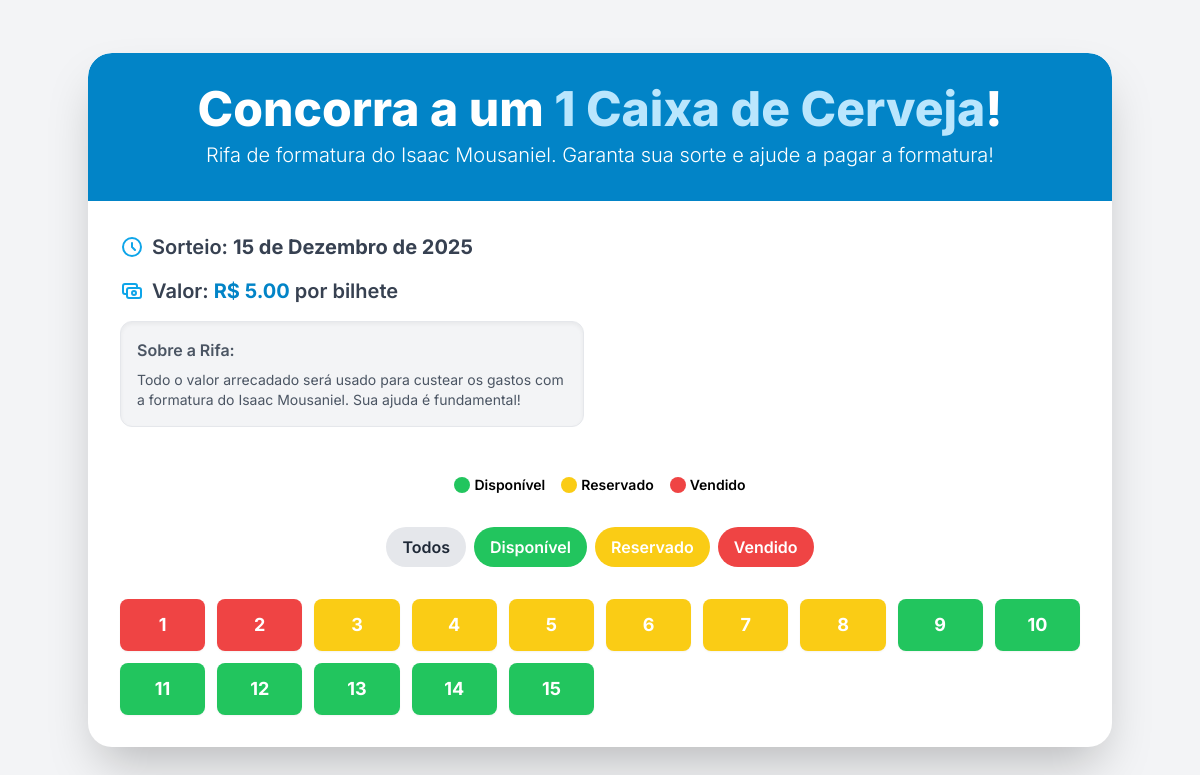
Before: / with the older database file.
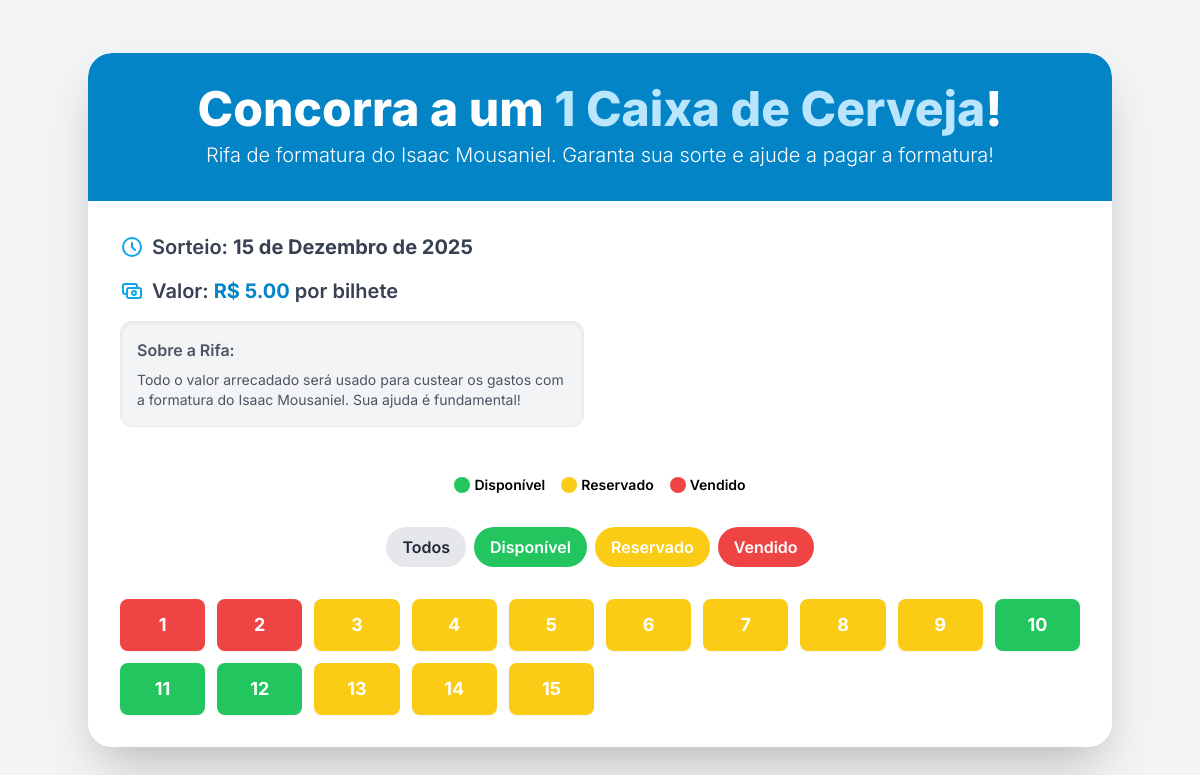
After: the same page with the newer database file.
### app.py (models this page shows)
class Rifa(db.Model):
    id = db.Column(db.Integer, primary_key=True)
    premio = db.Column(db.String(100), nullable=False)
    valor_ponto = db.Column(db.Float, nullable=False)
    data_sorteio = db.Column(db.String(50), nullable=False)
    total_pontos = db.Column(db.Integer, nullable=False,
                             default=100)  # Adicionado de volta

class Numero(db.Model):
    id = db.Column(db.Integer, primary_key=True)
    numero = db.Column(db.Integer, unique=True, nullable=False)
    status = db.Column(db.String(20), default='available', nullable=False)
    nome_comprador = db.Column(db.String(100))
    whatsapp_comprador = db.Column(db.String(20))
    data_reserva = db.Column(db.DateTime)

### app.py (the view)
@app.route('/')
def index():
    rifa = Rifa.query.first()
    numeros = Numero.query.all()
    return render_template('index.html', rifa=rifa, numeros=numeros)

### templates/index.html (shortened to what this page needs)
<!DOCTYPE html>
<html lang="pt-br">
  <head>
    <script src="https://cdn.tailwindcss.com"></script>
  </head>
  <body
    id="body"
    class="bg-gray-100 min-h-screen flex items-center justify-center p-4"
  >
    <div
      class="bg-white rounded-3xl shadow-2xl overflow-hidden max-w-5xl w-full"
    >
      <header class="bg-sky-600 text-white p-8 text-center rounded-t-3xl">
        <h1 class="text-4xl sm:text-5xl font-extrabold leading-tight">
          Concorra a um <span class="text-sky-200">{{ rifa.premio }}</span>!
        </h1>
        <p class="mt-2 text-lg sm:text-xl font-light">
          Rifa de formatura do Isaac Mousaniel. Garanta sua sorte e ajude a
          pagar a formatura!
        </p>
      </header>
      <main class="p-8">
        <div class="grid md:grid-cols-2 gap-8 items-center mb-8">
          <div class="space-y-4">
            <div
              class="flex items-center space-x-2 text-xl font-semibold text-gray-700"
            >
              <svg
                xmlns="http://www.w3.org/2000/svg"
                class="h-6 w-6 text-sky-500"
                fill="none"
                viewBox="0 0 24 24"
                stroke="currentColor"
              >
                <path
                  stroke-linecap="round"
                  stroke-linejoin="round"
                  stroke-width="2"
                  d="M12 8v4l3 3m6-3a9 9 0 11-18 0 9 9 0 0118 0z"
                />
              </svg>
              <span
                >Sorteio:
                <span id="draw-date" class="font-bold"
                  >{{ rifa.data_sorteio }}</span
                ></span
              >
            </div>
            <div
              class="flex items-center space-x-2 text-xl font-semibold text-gray-700"
            >
              <span
                >Valor:
                <span class="font-bold text-sky-600"
                  >R$ {{ '{:.2f}'.format(rifa.valor_ponto) }}</span
                >
                por bilhete</span
              >
            </div>
            <div
              class="bg-gray-100 p-4 rounded-xl shadow-inner border border-gray-200 text-gray-600"
            >
              <p class="font-semibold mb-2">Sobre a Rifa:</p>
              <p class="text-sm">
                Todo o valor arrecadado será usado para custear os gastos com a
                formatura do Isaac Mousaniel. Sua ajuda é fundamental!
              </p>
            </div>
          </div>
        </div>
        <div class="flex justify-center space-x-4 mb-8 text-sm font-semibold">
          <div class="flex items-center space-x-1">
            <span class="w-4 h-4 rounded-full bg-green-500"></span>
            <span>Disponível</span>
          </div>
          <div class="flex items-center space-x-1">
            <span class="w-4 h-4 rounded-full bg-yellow-400"></span>
            <span>Reservado</span>
          </div>
          <div class="flex items-center space-x-1">
            <span class="w-4 h-4 rounded-full bg-red-500"></span>
            <span>Vendido</span>
          </div>
        </div>
        <div
          class="flex flex-wrap justify-center space-x-2 space-y-2 sm:space-y-0 mb-8"
          id="filter-buttons"
        >
          <button
            class="bg-gray-200 text-gray-800 font-semibold px-4 py-2 rounded-full hover:bg-gray-300 transition-colors"
            data-filter="all"
          >
            Todos
          </button>
          <button
            class="bg-green-500 text-white font-semibold px-4 py-2 rounded-full hover:bg-green-600 transition-colors"
            data-filter="available"
          >
            Disponível
          </button>
          <button
            class="bg-yellow-400 text-white font-semibold px-4 py-2 rounded-full hover:bg-yellow-500 transition-colors"
            data-filter="reserved"
          >
            Reservado
          </button>
          <button
            class="bg-red-500 text-white font-semibold px-4 py-2 rounded-full hover:bg-red-600 transition-colors"
            data-filter="sold"
          >
            Vendido
          </button>
        </div>
        <div id="numbers-grid" class="grid grid-cols-5 sm:grid-cols-10 gap-3">
          {% for numero in numeros %}
          <div
            class="number-card text-center p-3 rounded-lg text-white font-bold text-lg shadow-sm {% if numero.status == 'available' %} bg-green-500 hover:bg-green-600 cursor-pointer {% elif numero.status == 'reserved' %} bg-yellow-400 cursor-not-allowed {% else %} bg-red-500 cursor-not-allowed {% endif %}"
            data-number="{{ numero.numero }}"
            data-status="{{ numero.status }}"
          >
            {{ numero.numero }}
          </div>
          {% endfor %}
        </div>
      </main>
    </div>
  </body>
</html>

### templates/index.html (style rules this page uses)
body { font-family: 'Inter', sans-serif; background-color: #f3f4f6; }
.number-card { transition: transform 0.2s, box-shadow 0.2s; }

Changed rows visible on the page:
changed Numero (number 9 of 15 on the later page): status "available" → "reserved" (drawn)
changed Numero (number 13 of 15 on the later page): status "available" → "reserved" (drawn)
changed Numero (number 14 of 15 on the later page): status "available" → "reserved" (drawn)
changed Numero (number 15 of 15 on the later page): status "available" → "reserved" (drawn)
